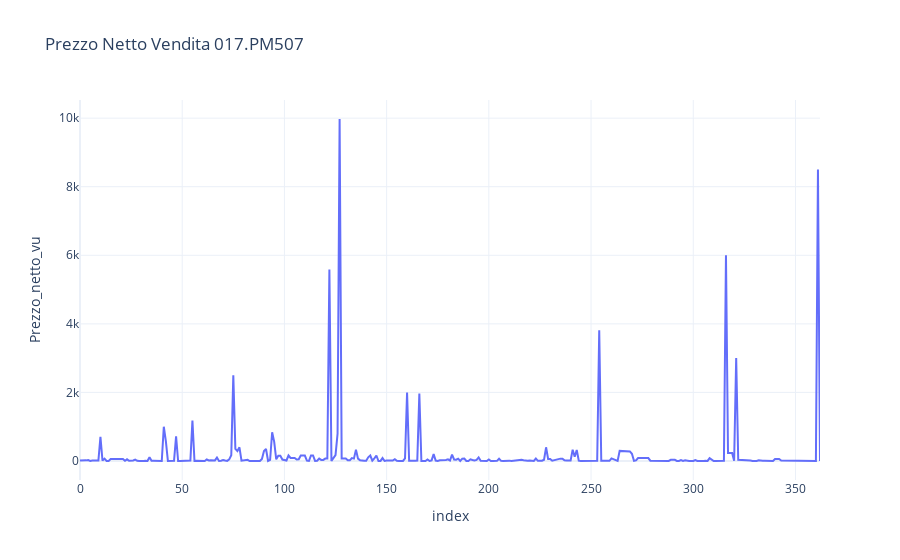

The code cell stored with this chart in its notebook:
### Code cell
fig = px.line(df_017, y='Prezzo_netto_vu', template='plotly_white', title='Prezzo Netto Vendita 017.PM507')
fig.show()

### Figure 1 — Plotly figure (JSON) as saved in the notebook; plotly's stock layout.template omitted (floating-point values rounded to 4 significant figures; data arrays with more than 128 entries replaced by an {"elided": "..."} marker saying what was removed)
{"data": [{"hovertemplate": "index=%{x}<br>Prezzo_netto_vu=%{y}<extra></extra>", "legendgroup": "", "line": {"color": "#636efa", "dash": "solid"}, "marker": {"symbol": "circle"}, "mode": "lines", "name": "", "orientation": "v", "showlegend": false, "type": "scatter", "x": {"elided": "363 int values"}, "xaxis": "x", "y": {"elided": "363 float values"}, "yaxis": "y"}], "layout": {"legend": {"tracegroupgap": 0}, "title": {"text": "Prezzo Netto Vendita 017.PM507"}, "xaxis": {"anchor": "y", "domain": [0, 1], "title": {"text": "index"}}, "yaxis": {"anchor": "x", "domain": [0, 1], "title": {"text": "Prezzo_netto_vu"}}}}
